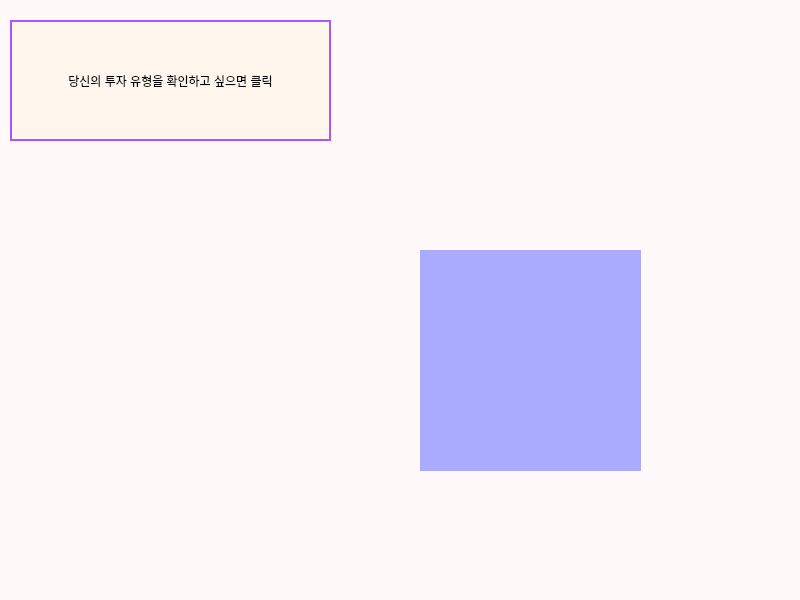
<?xml version="1.0" encoding="UTF-8"?>
<ui version="4.0">
 <class>MainWindow</class>
 <widget class="QMainWindow" name="MainWindow">
  <property name="geometry">
   <rect>
    <x>0</x>
    <y>0</y>
    <width>800</width>
    <height>600</height>
   </rect>
  </property>
  <property name="windowTitle">
   <string>MainWindow</string>
  </property>
  <property name="styleSheet">
   <string notr="true">background-color: rgb(255, 249, 250);</string>
  </property>
  <widget class="QWidget" name="centralwidget">
   <widget class="QPushButton" name="pushButton">
    <property name="geometry">
     <rect>
      <x>10</x>
      <y>20</y>
      <width>321</width>
      <height>121</height>
     </rect>
    </property>
    <property name="styleSheet">
     <string notr="true">QPushButton{
	background-color: rgb(255, 247, 237);
	gridline-color: rgb(170, 85, 255);
	border-radius: 25Px;
	border: 2px solid rgb(170, 85, 255);
}
QPushButton:hover{
	
	background-color: rgb(255, 187, 255);
	color: rgb(255, 255, 255);
}
QPushButton:pressed{
	background-color: rgb(170, 170, 255);
}</string>
    </property>
    <property name="text">
     <string>당신의 투자 유형을 확인하고 싶으면 클릭</string>
    </property>
   </widget>
   <widget class="QLabel" name="label_investment_type">
    <property name="geometry">
     <rect>
      <x>420</x>
      <y>250</y>
      <width>221</width>
      <height>221</height>
     </rect>
    </property>
    <property name="styleSheet">
     <string notr="true">background-color: rgb(170, 170, 255);</string>
    </property>
    <property name="text">
     <string/>
    </property>
   </widget>
  </widget>
  <widget class="QMenuBar" name="menubar">
   <property name="geometry">
    <rect>
     <x>0</x>
     <y>0</y>
     <width>800</width>
     <height>26</height>
    </rect>
   </property>
  </widget>
  <widget class="QStatusBar" name="statusbar"/>
 </widget>
 <resources/>
 <connections/>
</ui>
